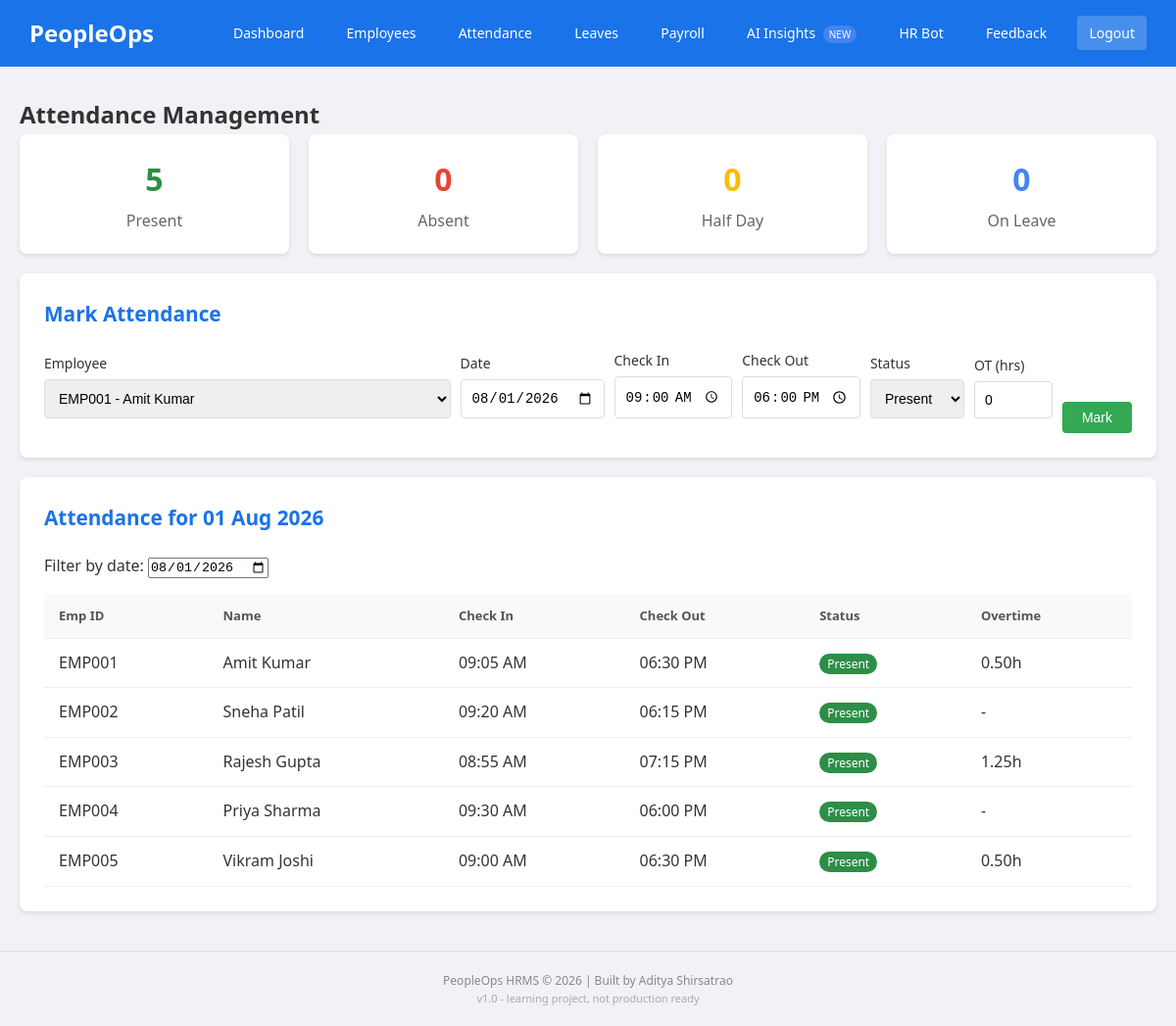
Page /attendance.php?date=2026-08-01 (signed in) on the committed database.
### tables this page shows
CREATE TABLE attendance (
    id INT AUTO_INCREMENT PRIMARY KEY,
    employee_id INT NOT NULL,
    attendance_date DATE NOT NULL,
    check_in TIME,
    check_out TIME,
    status ENUM('present', 'absent', 'half_day', 'leave', 'holiday') DEFAULT 'present',
    overtime_hours DECIMAL(4,2) DEFAULT 0,
    notes TEXT,
    created_at TIMESTAMP DEFAULT CURRENT_TIMESTAMP,
    FOREIGN KEY (employee_id) REFERENCES employees(id),
    UNIQUE KEY unique_attendance (employee_id, attendance_date)
);

CREATE TABLE employees (
    id INT AUTO_INCREMENT PRIMARY KEY,
    emp_id VARCHAR(20) UNIQUE NOT NULL,
    first_name VARCHAR(50) NOT NULL,
    last_name VARCHAR(50) NOT NULL,
    email VARCHAR(100) UNIQUE NOT NULL,
    phone VARCHAR(20),
    date_of_birth DATE,
    gender ENUM('male', 'female', 'other'),
    address TEXT,
    city VARCHAR(50),
    department_id INT,
    designation VARCHAR(100),
    date_of_joining DATE,
    employment_type ENUM('full_time', 'part_time', 'contract', 'intern') DEFAULT 'full_time',
    basic_salary DECIMAL(10,2) DEFAULT 0,
    pan_number VARCHAR(10),
    aadhar_number VARCHAR(12),
    bank_account VARCHAR(20),
    bank_name VARCHAR(50),
    emergency_contact VARCHAR(20),
    emergency_contact_name VARCHAR(100),
    status ENUM('active', 'inactive', 'terminated') DEFAULT 'active',
    created_at TIMESTAMP DEFAULT CURRENT_TIMESTAMP,
    FOREIGN KEY (department_id) REFERENCES departments(id)
);

### config.php (called while the page is built, shortened)
<?php
require_once __DIR__ . '/includes/db_compat.php';
$dbUrl = getenv('DATABASE_URL');
if ($dbUrl) {
    $parts = parse_url($dbUrl);
    $host = $parts['host'] ?? 'localhost';
    $port = $parts['port'] ?? '5432';
    $dbname = ltrim($parts['path'], '/');
    $user = $parts['user'] ?? '';
    $pass = $parts['pass'] ?? '';
    $dsn = "pgsql:host=$host;port=$port;dbname=$dbname;sslmode=require";
    $conn = new CompatDB($dsn, $user, $pass);
    $conn->query("SET search_path TO hrms, public");
} else {
    $host = getenv('DB_HOST') ?: 'localhost';
    $user = getenv('DB_USER') ?: 'root';
    $pass = getenv('DB_PASS') ?: '';
    $dbname = getenv('DB_NAME') ?: 'peopleops_db';
    $dsn = "mysql:host=$host;dbname=$dbname;charset=utf8mb4";
    $conn = new CompatDB($dsn, $user, $pass);
}
?>

### includes/db_compat.php (called while the page is built, shortened)
<?php
class CompatDB {
    private $pdo;
    public function __construct($dsn, $user = '', $pass = '', $options = []) {
        $this->pdo = new PDO($dsn, $user, $pass, array_merge([
            PDO::ATTR_ERRMODE => PDO::ERRMODE_EXCEPTION,
            PDO::ATTR_DEFAULT_FETCH_MODE => PDO::FETCH_ASSOC,
        ], $options));
    }
    public function query($sql) {
        try {
            $stmt = $this->pdo->query($sql);
            return new CompatResult($stmt);
        } catch (PDOException $e) {
            return false;
        }
    }
}
class CompatResult {
    private $stmt;
    private $rows = null;
    private $pos = 0;
    public function __construct($stmt) {
        $this->stmt = $stmt;
    }
    public function fetch_assoc() {
        if ($this->rows === null) {
            $this->rows = $this->stmt->fetchAll(PDO::FETCH_ASSOC);
        }
        if ($this->pos < count($this->rows)) {
            return $this->rows[$this->pos++];
        }
        return null;
    }
    public function data_seek($pos) {
        $this->pos = $pos;
    }
    public function num_rows() {
        if ($this->rows === null) {
            $this->rows = $this->stmt->fetchAll(PDO::FETCH_ASSOC);
        }
        return count($this->rows);
    }
    public function __get($name) {
        if ($name === 'num_rows') {
            return $this->num_rows();
        }
        return null;
    }
}

### attendance.php (the view, shortened to what this page needs)
<?php require_once 'includes/header.php';
$filter_date = $_GET['date'] ?? date('Y-m-d');
$employees = $conn->query("SELECT id, emp_id, first_name, last_name FROM employees WHERE status='active' ORDER BY emp_id");
$attendance = $conn->query("
    SELECT a.*, e.emp_id, e.first_name, e.last_name
    FROM attendance a
    JOIN employees e ON a.employee_id=e.id
    WHERE a.attendance_date='$filter_date'
    ORDER BY e.emp_id
");
$dayStats = $conn->query("
    SELECT
        COUNT(CASE WHEN status='present' THEN 1 END) as present,
        COUNT(CASE WHEN status='absent' THEN 1 END) as absent,
        COUNT(CASE WHEN status='half_day' THEN 1 END) as half_day,
        COUNT(CASE WHEN status='leave' THEN 1 END) as on_leave
    FROM attendance WHERE attendance_date='$filter_date'
")->fetch_assoc();
?>
<h2>Attendance Management</h2>
<div class="stats-grid" style="margin-bottom: 20px;">
    <div class="stat-card"><h3 style="color:#2d8e47"><?= $dayStats['present'] ?></h3><p>Present</p></div>
    <div class="stat-card"><h3 style="color:#ea4335"><?= $dayStats['absent'] ?></h3><p>Absent</p></div>
    <div class="stat-card"><h3 style="color:#fbbc04"><?= $dayStats['half_day'] ?></h3><p>Half Day</p></div>
    <div class="stat-card"><h3 style="color:#4285f4"><?= $dayStats['on_leave'] ?></h3><p>On Leave</p></div>
</div>
<div class="card">
    <h2>Mark Attendance</h2>
    <form method="POST" style="display: flex; gap: 10px; flex-wrap: wrap; align-items: flex-end;">
        <div class="form-group" style="flex:1; min-width:200px;">
            <label>Employee</label>
            <select name="employee_id" class="form-control" required>
                <?php
                $employees->data_seek(0);
                while ($emp = $employees->fetch_assoc()): ?>
                    <option value="<?= $emp['id'] ?>"><?= $emp['emp_id'] ?> - <?= $emp['first_name'] ?> <?= $emp['last_name'] ?></option>
                <?php endwhile; ?>
            </select>
        </div>
        <div class="form-group">
            <label>Date</label>
            <input type="date" name="attendance_date" class="form-control" value="<?= $filter_date ?>" required>
        </div>
        <div class="form-group">
            <label>Check In</label>
            <input type="time" name="check_in" class="form-control" value="09:00">
        </div>
        <div class="form-group">
            <label>Check Out</label>
            <input type="time" name="check_out" class="form-control" value="18:00">
        </div>
        <div class="form-group">
            <label>Status</label>
            <select name="status" class="form-control">
                <option value="present">Present</option>
            </select>
        </div>
        <div class="form-group" style="width:80px;">
            <label>OT (hrs)</label>
            <input type="number" name="overtime_hours" class="form-control" value="0" step="0.25">
        </div>
        <button type="submit" class="btn btn-success">Mark</button>
    </form>
</div>
<div class="card">
    <h2>Attendance for <?= date('d M Y', strtotime($filter_date)) ?></h2>
    <form method="GET" style="margin-bottom:15px;">
        <label>Filter by date:</label>
        <input type="date" name="date" value="<?= $filter_date ?>" onchange="this.form.submit()">
    </form>
    <?php if ($attendance->num_rows > 0): ?>
    <table>
        <thead>
            <tr>
                <th>Emp ID</th>
                <th>Name</th>
                <th>Check In</th>
                <th>Check Out</th>
                <th>Status</th>
                <th>Overtime</th>
            </tr>
        </thead>
        <tbody>
            <?php while ($att = $attendance->fetch_assoc()): ?>
            <tr>
                <td><?= $att['emp_id'] ?></td>
                <td><?= $att['first_name'] ?> <?= $att['last_name'] ?></td>
                <td><?= $att['check_in'] ? date('h:i A', strtotime($att['check_in'])) : '-' ?></td>
                <td><?= $att['check_out'] ? date('h:i A', strtotime($att['check_out'])) : '-' ?></td>
                <td>
                    <span style="background: <?=
                        $att['status']=='present' ? '#2d8e47' :
                        ($att['status']=='absent' ? '#ea4335' :
                        ($att['status']=='half_day' ? '#fbbc04' : '#4285f4')) ?>;
                         color: white; padding: 2px 8px; border-radius: 12px; font-size: 12px;">
                        <?= ucfirst(str_replace('_', ' ', $att['status'])) ?>
                    </span>
                </td>
                <td><?= $att['overtime_hours'] > 0 ? $att['overtime_hours'] . 'h' : '-' ?></td>
            </tr>
            <?php endwhile; ?>
        </tbody>
    </table>
    <?php else: ?>
    <p style="color:#888;">No attendance records for this date.</p>
    <?php endif; ?>
</div>
<?php require_once 'includes/footer.php'; ?>

### assets/style.css (style rules this page uses)
* { margin: 0; padding: 0; box-sizing: border-box; }
body { font-family: 'Segoe UI', Tahoma, Geneva, Verdana, sans-serif; background: #f0f2f5; color: #333; line-height: 1.6; }
.card { background: white; border-radius: 8px; padding: 25px; margin-bottom: 20px; box-shadow: 0 2px 4px rgba(0,0,0,0.1); }
.card h2 { margin-bottom: 20px; color: #1a73e8; font-size: 1.3rem; }
.stats-grid { display: grid; grid-template-columns: repeat(auto-fit, minmax(200px, 1fr)); gap: 20px; margin-bottom: 30px; }
.stat-card { background: white; border-radius: 8px; padding: 20px; text-align: center; box-shadow: 0 2px 4px rgba(0,0,0,0.1); }
.stat-card h3 { font-size: 2rem; color: #1a73e8; }
.stat-card p { color: #666; margin-top: 5px; }
table { width: 100%; border-collapse: collapse; }
th, td { padding: 12px 15px; text-align: left; border-bottom: 1px solid #eee; }
th { background: #f8f9fa; color: #555; font-weight: 600; font-size: 13px; }
.btn { display: inline-block; padding: 8px 20px; border: none; border-radius: 4px; cursor: pointer; text-decoration: none; font-size: 14px; transition: background 0.3s; }
.btn-success { background: #34a853; color: white; }
.form-group { margin-bottom: 15px; }
.form-group label { display: block; margin-bottom: 5px; font-weight: 500; font-size: 14px; }
.form-control { width: 100%; padding: 10px; border: 1px solid #ddd; border-radius: 4px; font-size: 14px; }

### rows in the picture
attendance: employee.emp_id "EMP001", employee.first_name "Amit", employee.last_name "Kumar", check_in "09:05 AM", check_out "06:30 PM", status "Present", overtime_hours "0.50"
attendance: employee.emp_id "EMP002", employee.first_name "Sneha", employee.last_name "Patil", check_in "09:20 AM", check_out "06:15 PM", status "Present"
attendance: employee.emp_id "EMP003", employee.first_name "Rajesh", employee.last_name "Gupta", check_in "08:55 AM", check_out "07:15 PM", status "Present", overtime_hours "1.25"
attendance: employee.emp_id "EMP004", employee.first_name "Priya", employee.last_name "Sharma", check_in "09:30 AM", check_out "06:00 PM", status "Present"
attendance: employee.emp_id "EMP005", employee.first_name "Vikram", employee.last_name "Joshi", check_in "09:00 AM", check_out "06:30 PM", status "Present", overtime_hours "0.50"

### other values in the picture
SITE_NAME "PeopleOps"
$dayStats['present'] "5"
$dayStats['absent'] "0"
$dayStats['half_day'] "0"
$dayStats['on_leave'] "0"
form field employee_id "EMP001 - Amit Kumar"
